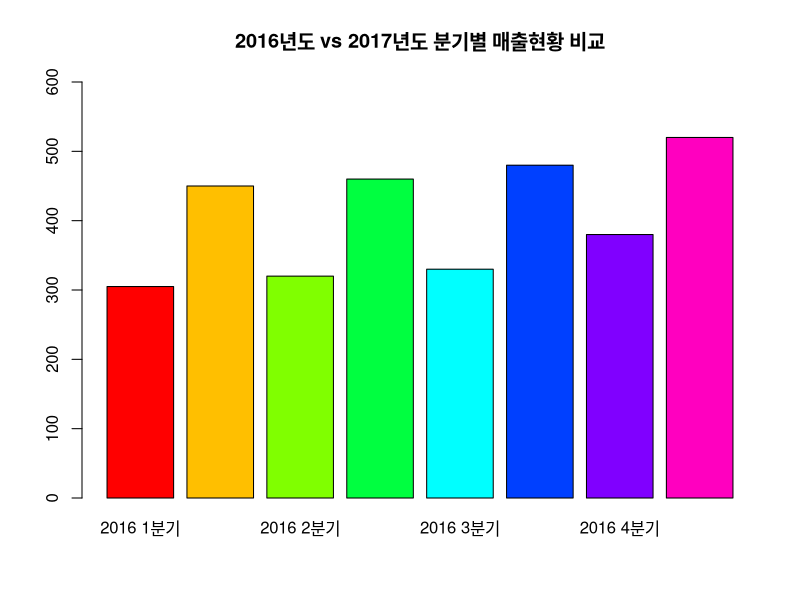
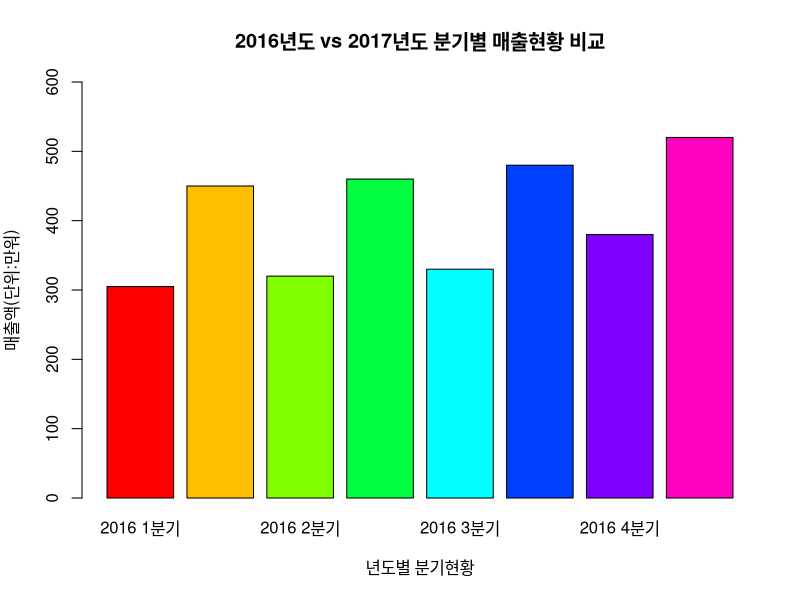
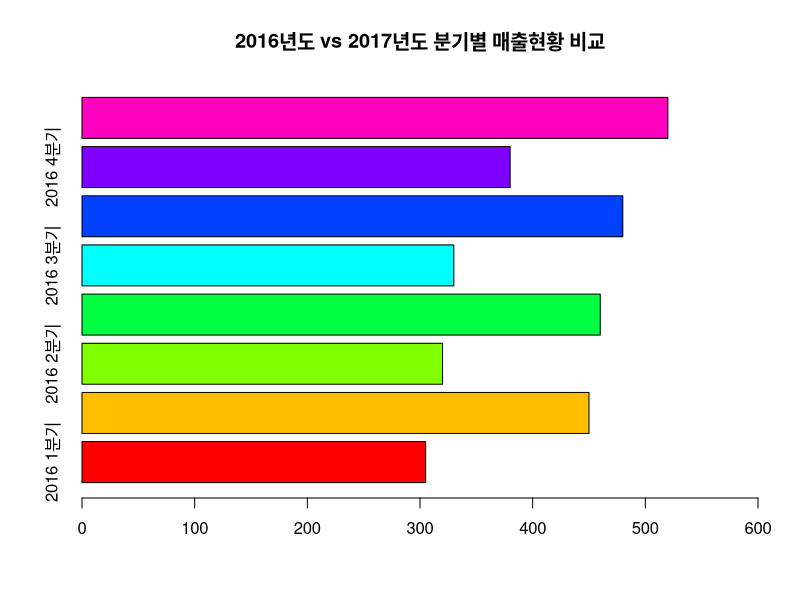
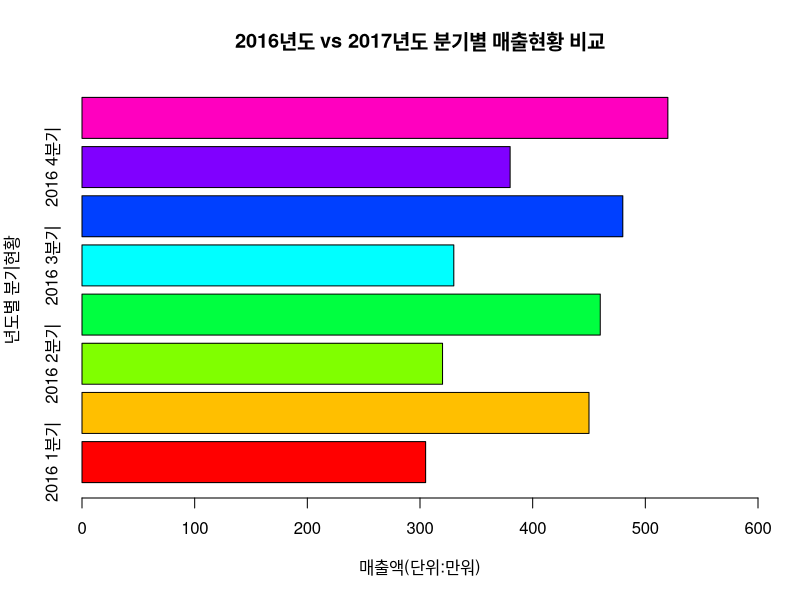
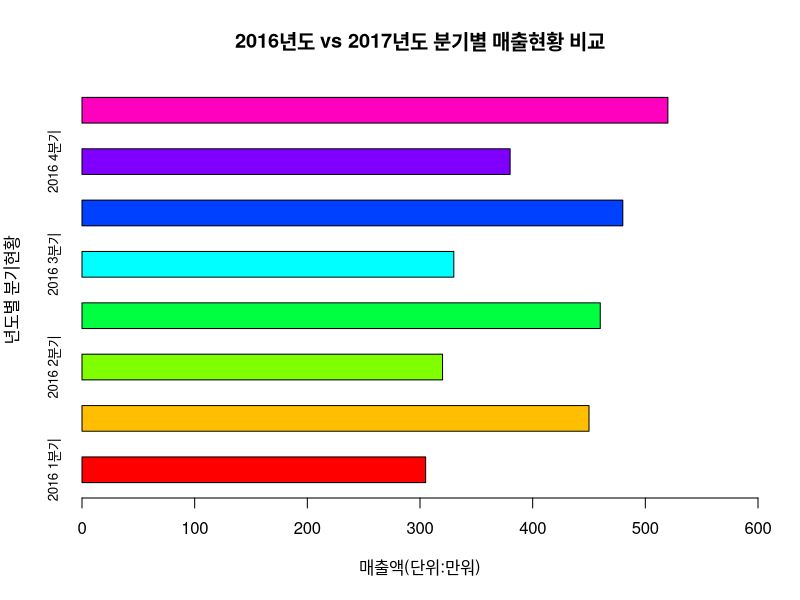
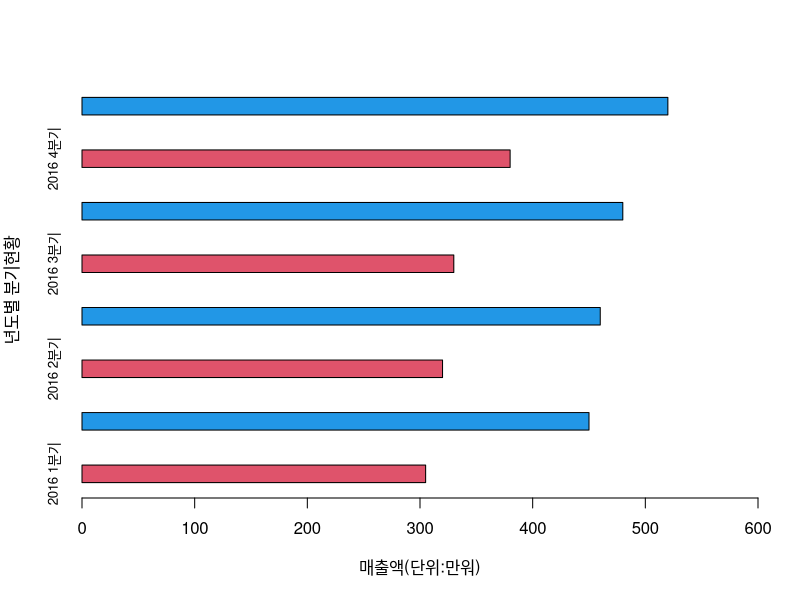
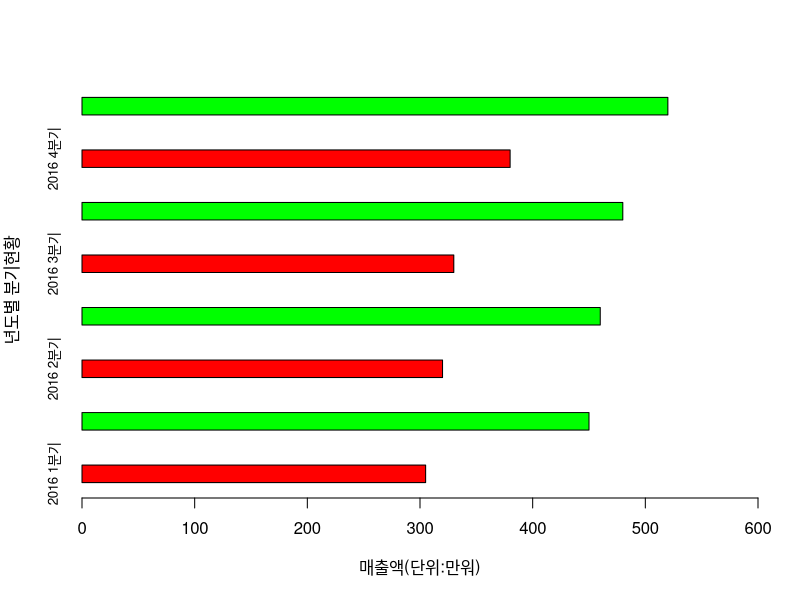
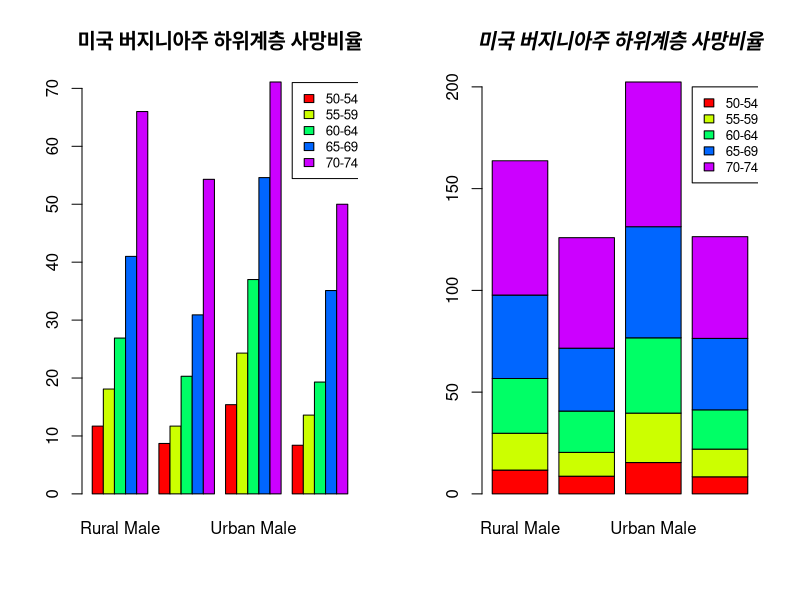

Generate these figures, in order, with R: (Note: this script raises an error after producing the figures.)
#chap05_DataVisualization
#Part-II. 탐색적 데이터분석과 전처리

# chap05_DataVisualization 수업내용
# 이산변수와 연속변수 시각화

#1. 이산변수(discrete quantitative data) 시각화
# - 정수단위로 나누어 측정할 수 있는 변수

#1) 막대차트 시각화

# (1) 세로 막대 차트

# 막대차트 데이터 생성
chart_data <- c(305,450, 320, 460, 330, 480, 380, 520) 
names(chart_data) <- c("2016 1분기","2017 1분기","2016 2분기","2017 2분기","2016 3분기","2017 3분기","2016 4분기","2017 4분기")
str(chart_data)
chart_data

# 세로 막대 차트 
barplot(chart_data, ylim=c(0,600),  
        col=rainbow(8), main ="2016년도 vs 2017년도 분기별 매출현황 비교") 
help("barplot")
barplot(chart_data, ylim=c(0,600), ylab="매출액(단위:만워)", xlab="년도별 분기현황",  
        col=rainbow(8), main ="2016년도 vs 2017년도 분기별 매출현황 비교") 

# (2) 가로 막대 차트 
barplot(chart_data, xlim=c(0,600), horiz=TRUE,  
        col=rainbow(8), main ="2016년도 vs 2017년도 분기별 매출현황 비교") 
help("barplot")
barplot(chart_data, xlim=c(0,600), horiz=TRUE, 
        xlab="매출액(단위:만워)", ylab="년도별 분기현황",  
        col=rainbow(8), 
        main ="2016년도 vs 2017년도 분기별 매출현황 비교") 
barplot(chart_data, xlim=c(0,600), horiz=TRUE, 
        xlab="매출액(단위:만워)", ylab="년도별 분기현황",  
        col=rainbow(8),space = 1, cex.names = 0.8,
        main ="2016년도 vs 2017년도 분기별 매출현황 비교") 

# red와 blue 색상 4회 반복
barplot(chart_data, xlim=c(0,600), horiz=TRUE, 
        xlab="매출액(단위:만워)", ylab="년도별 분기현황",  
        space = 2, cex.names = 0.8, col=rep(c(2, 4),4)) 

# col=rep(c(2,3),5) -> red와 green 색상 5회 반복
# 1 : 검정, 2: 빨강, 3: 초록, 4: 파랑, 5: 하늘색, 6: 자주색, 7 : 노랑색

# red와 green 색상 4회 반복
barplot(chart_data, xlim=c(0,600), horiz=TRUE, 
        xlab="매출액(단위:만워)", ylab="년도별 분기현황",  
        space = 2, cex.names = 0.8, col=rep(c("red","green"),4) ) 

data()
VADeaths

par(mfrow=c(1,2)) # 1행 2열 그래프 보기

barplot(VADeaths, beside=T,col=rainbow(5), 
        main="미국 버지니아주 하위계층 사망비율")
legend(19, 71, c("50-54","55-59","60-64","65-69","70-74"), cex=0.8, fill=rainbow(5))

barplot(VADeaths, beside=F,col=rainbow(5))
title(main ="미국 버지니아주 하위계층 사망비율",font.main=4) 
legend(3.8, 200, c("50-54","55-59","60-64","65-69","70-74"), cex=0.8, fill=rainbow(5) )

#2) 점 차트 시각화
par(mfrow=c(1,1)) # 1행 1열 그래프 보기

help(dotchart)
dotchart(chart_data, color=c("green","red"), lcolor="black", pch=1:2,
         labels=names(chart_data), xlab="매출액",
         main="분기별 판매현황 점 차트 시각화", cex=1.2)
# col=9:10 -> BR(검정), AR(빨강)
# lcolor="black" -> 구분선(line) 검정색
# pch=1:2 -> 점 모양 : 원(1), 삼각형(2), +(3) 
# labels=names(Severity_Counts) : 점의 레이블 표시
# cex=1.2 -> 1.2배 확대(character expension)

#3) 파이 차트 시각화
pie(chart_data, labels = names(chart_data), border='blue', col=rainbow(8), cex=1.2) 
title("2016~2017년도 분기별 매출현황")


#2. 연속변수(Continuous quantitative data) 시각화
# - 시간, 길이 등과 같은 연속성을 가진 변수

#1) 상자 그래프 시각화
# - 상자 그래프는 요약정보를 시각화한다.

boxplot(VADeaths, range=0) # 상자 그래프 시각화
# range=0 : 최소값과 최대값을 점선으로 연결하는 역할

boxplot(VADeaths, range=0, notch=T)
abline(h=37, lty=3, col="red") # 기준선 추가(lty=3 : 선 스타일-점선)

summary(VADeaths)

#2) 히스토그램 시각화

data(iris) # iris 데이터 셋 가져오기
names(iris) #"Sepal.Length" "Sepal.Width"  "Petal.Length" "Petal.Width"  "Species"  
str(iris) # 150   5
head(iris)
tail(iris)

summary(iris$Sepal.Length)

hist(iris$Sepal.Length, xlab="iris$Sepal.Length",
     col="magenta",
     main="iris 꽃받침 길이 histogram", xlim=c(4.3, 7.9))

summary(iris$Sepal.Width)

hist(iris$Sepal.Width, xlab="iris$Sepal.Width",
     col="mistyrose",
     main="iris 꽃받침 넓이 histogram", xlim=c(2.0, 4.5))

par(mfrow=c(1,2))

hist(iris$Sepal.Width, xlab="iris$Sepal.Width",
     col="green",
     main="iris 꽃받침 넓이 histogram", xlim=c(2.0, 4.5))

# 확률 밀도로 히스토그램 그리기 - 연속형변수의 확률 
hist(iris$Sepal.Width, xlab="iris$Sepal.Width",
     col="mistyrose",freq = F,
     main="iris 꽃받침 넓이 histogram", xlim=c(2.0, 4.5))

# 밀도를 기준으로 line을 그려준다.
lines(density(iris$Sepal.Width), col="red")

# 정규분포 곡선 추정 
par(mfrow=c(1,1))

hist(iris$Sepal.Width, xlab="iris$Sepal.Width",
     col="mistyrose",freq = F,
     main="iris 꽃받침 넓이 histogram", xlim=c(2.0, 4.5))

#밀도 분포곡선 추가
lines(density(iris$Sepal.Width), col="red")
#정규분포곡선 추가
x <- seq(2.0,4.5,0.1)
curve(dnorm(x, mean=mean(iris$Sepal.Width), sd=sd(iris$Sepal.Width)), 
      col="blue", add = T)

#3) 산점도 시각화
price<- runif(10, min=1, max=100) # 1~100사이 10개 난수 발생
price
plot(price)

par(mfrow=c(2,2)) # 2행 2열 차트 그리기
plot(price, type="l") # 유형 : 실선
plot(price, type="o") # 유형 : 원형과 실선
plot(price, type="h") # 직선
plot(price, type="s") # 꺾은선

# plot() 함수 속성 : pch : 연결점 문자타입-> plotting characher-번호(1~30)
plot(price, type="o", pch=5) # 빈 사각형
plot(price, type="o", pch=15)# 채워진 마름모
plot(price, type="o", pch=20, col="blue") #color 지정
plot(price, type="o", pch=20, col="orange", cex=1.5) #character expension(확대)

plot(price, type="o", pch=20, col="green", cex=2.0, lwd=3) #lwd : line width


methods(plot)

data()
WWWusage
str(WWWusage) # Time-Series
plot(WWWusage)

library(psych) # 패키지 로드
data(galton)
head(galton)

model <- lm(child ~ parent,data=galton)
plot(model)
#4) 동일데이터가 겹친 경우 시각화 표현

#[실습] 중복 데이터 시각화

# 1. vector 생성
x <- c(1,2,3,4,2,4)
y <- rep(2,6)
x
y

# 2. 교차테이블
table(x,y)
#   y
# x 2
# 1 1 <-1,2 (1)
# 2 2 <-2,2 (2)
# 3 1 <-3,2 (1)
# 4 2 <-4,2 (2)

# 3. 산점도
plot(x,y) #plot(y~x)

# 4. data.frame 형변환
t <- table(x,y)  #교차테이블
df <- as.data.frame(t) #data.frame 형변환
df #x y Freq(빈도수)

plot(x,y,pch=15,cex=0.8*df$Freq,col='blue')

par(mfrow=c(1,1)) 
library(psych) # 패키지 로드
data(galton) # galton 데이터 셋 가져오기 

# (1) 데이터프레임으로 변환 : 컬럼 단위의 데이터 활용을 위해서
# as.data.frame(table) : table 객체를 data.frame 객체로 변환

galtonData <- as.data.frame(table(galton$child, galton$parent))
head(galtonData) # Var1 Var2 Freq(중복 수) 
str(galtonData) # 154 obs(928 관측치가 중복 제외한 154개 관측치 생성 )
names(galtonData)=c("child","parent", "freq") # 컬럼에 이름 지정
head(galtonData)

# (2) 데이터프레임의 컬럼 단위로 추출 -> 숫자형으로 변환 
parent <- as.numeric(galtonData$parent)
child <- as.numeric(galtonData$child)

# (3) 점의 크기 확대 : 빈도수를 가중치로 적용 
plot(parent, child, pch=21, col="blue", bg="green",
     cex=0.2*galtonData$freq, xlab="parent", ylab="child")

#plot(jitter(parent), jitter(child), pch=21, col="blue", bg="green", xlab="parent", ylab="child")


#5) 변수 간의 비교 시각화
data(iris)
iris
attributes(iris)

# 4개 변수 상호비교
help(pairs)
pairs(iris[,1:4]) # Sepal.Length Sepal.Width Petal.Length Petal.Width

# Species=="virginica"인 경우만 4개 변수 상호비교
iris[iris$Species=="virginica", 1:4]

pairs(iris[iris$Species=="virginica", 1:4])
pairs(iris[iris$Species=="setosa", 1:4])

# 6. 차트 파일 저장 
setwd("C:/NCS/Rwork/output") # 폴더 지정
jpeg("iris.jpg", width=720, height=480) # 픽셀 지정 가능
plot(iris$Sepal.Length, iris$Petal.Length, col=iris$Species)
title(main="iris 데이터 테이블 산포도 차트")
dev.off() # 장치 종료 

### 3차원 산점도 
#########################
install.packages('scatterplot3d')
library(scatterplot3d)
# Fector의 levels 보기 
levels(iris$Species) # [1] "setosa"     "versicolor" "virginica" 

# 꽃의 종류별 분류 
iris_setosa = iris[iris$Species == 'setosa',]
iris_versicolor = iris[iris$Species == 'versicolor',]
iris_virginica = iris[iris$Species == 'virginica',]

# scatterplot3d(밑변, 오른쪽변, 왼쪽변, type='n') # type='n' : 기본 산점도 제외 
d3 <- scatterplot3d(iris$Petal.Length, iris$Sepal.Length, iris$Sepal.Width, type='n')

d3$points3d(iris_setosa$Petal.Length, iris_setosa$Sepal.Length,
            iris_setosa$Sepal.Width, bg='orange', pch=21)

d3$points3d(iris_versicolor$Petal.Length, iris_versicolor$Sepal.Length,
            iris_versicolor$Sepal.Width, bg='blue', pch=23)

d3$points3d(iris_virginica$Petal.Length, iris_virginica$Sepal.Length,
            iris_virginica$Sepal.Width, bg='green', pch=25)
